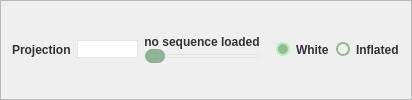
         <widget class="QFrame" name="frame_2">
          <property name="enabled">
           <bool>true</bool>
          </property>
          <property name="sizePolicy">
           <sizepolicy hsizetype="Preferred" vsizetype="Maximum">
            <horstretch>0</horstretch>
            <verstretch>0</verstretch>
           </sizepolicy>
          </property>
          <property name="minimumSize">
           <size>
            <width>0</width>
            <height>0</height>
           </size>
          </property>
          <property name="layoutDirection">
           <enum>Qt::LeftToRight</enum>
          </property>
          <property name="styleSheet">
           <string notr="true">color: rgb(200,200,200);</string>
          </property>
          <property name="frameShape">
           <enum>QFrame::StyledPanel</enum>
          </property>
          <property name="frameShadow">
           <enum>QFrame::Raised</enum>
          </property>
          <layout class="QGridLayout" name="gridLayout_3">
           <property name="topMargin">
            <number>0</number>
           </property>
           <property name="bottomMargin">
            <number>0</number>
           </property>
           <item row="2" column="4">
            <layout class="QVBoxLayout" name="verticalLayout" stretch="0,0">
             <property name="spacing">
              <number>0</number>
             </property>
             <property name="sizeConstraint">
              <enum>QLayout::SetMinimumSize</enum>
             </property>
             <property name="topMargin">
              <number>0</number>
             </property>
             <property name="rightMargin">
              <number>10</number>
             </property>
             <property name="bottomMargin">
              <number>0</number>
             </property>
             <item>
              <widget class="QLabel" name="label_currentDataIndex">
               <property name="minimumSize">
                <size>
                 <width>35</width>
                 <height>0</height>
                </size>
               </property>
               <property name="styleSheet">
                <string notr="true">color: rgb(50,50,50);
font: 10pt &quot;Google Sans&quot;;
font-weight:500;</string>
               </property>
               <property name="text">
                <string>no sequence loaded</string>
               </property>
               <property name="alignment">
                <set>Qt::AlignBottom|Qt::AlignHCenter</set>
               </property>
              </widget>
             </item>
             <item>
              <widget class="QSlider" name="horizontalSlider_TimePoint">
               <property name="minimumSize">
                <size>
                 <width>0</width>
                 <height>0</height>
                </size>
               </property>
               <property name="styleSheet">
                <string notr="true">.QSlider::handle:horizontal {
    background:  #8fb492;
    border: 0px solid #474747;
    height: 5px;
	width:20px;
line-height: 20px; 
	margin-top: -6px; 
	margin-bottom: -6px; 
	border-radius: 7px; 
}

.QSlider::groove:horizontal {
    border: 1px solid #e6e6e6;
    height: 2px;

    background: rgb(240,240,240);
border-radius: 4px;
    /*margin: 0 12px;*/
}</string>
               </property>
               <property name="orientation">
                <enum>Qt::Horizontal</enum>
               </property>
              </widget>
             </item>
            </layout>
           </item>
           <item row="2" column="5">
            <layout class="QGridLayout" name="gridLayout_10">
             <property name="rightMargin">
              <number>0</number>
             </property>
             <property name="horizontalSpacing">
              <number>6</number>
             </property>
             <property name="verticalSpacing">
              <number>0</number>
             </property>
             <item row="1" column="1">
              <widget class="QRadioButton" name="radioButton_Inflated">
               <property name="styleSheet">
                <string notr="true">QRadioButton {
font: 10pt &quot;Google Sans&quot;;
font-weight:500;
color: rgb(50,50,50);
}

QRadioButton::indicator {
    width:                  10px;
    height:                 10px;
    border-radius:          7px;
}

QRadioButton::indicator:checked {
    background-color:       rgb(149,189,149);
    border:                2px solid;
	border-color:  rgb(183,241,183);
}

QRadioButton::indicator:unchecked {
    background-color:       rgb(240,240,240);
    border:                 2px solid gray;
	border-color:  rgb(149,189,149);
}</string>
               </property>
               <property name="text">
                <string>Inflated</string>
               </property>
               <property name="checked">
                <bool>false</bool>
               </property>
               <attribute name="buttonGroup">
                <string notr="true">radioGroup_BrainSurface</string>
               </attribute>
              </widget>
             </item>
             <item row="1" column="0">
              <widget class="QRadioButton" name="radioButton_White">
               <property name="styleSheet">
                <string notr="true">QRadioButton {
font: 10pt &quot;Google Sans&quot;;
font-weight:500;
color: rgb(50,50,50);

}

QRadioButton::indicator {
    width:                  10px;
    height:                 10px;
    border-radius:          7px;
}

QRadioButton::indicator:checked {
    background-color:       rgb(149,189,149);
    border:                2px solid;
	border-color:  rgb(183,241,183);
}

QRadioButton::indicator:unchecked {
    background-color:       rgb(240,240,240);
    border:                 2px solid gray;
	border-color:  rgb(149,189,149);
}</string>
               </property>
               <property name="text">
                <string>White</string>
               </property>
               <property name="checked">
                <bool>true</bool>
               </property>
               <attribute name="buttonGroup">
                <string notr="true">radioGroup_BrainSurface</string>
               </attribute>
              </widget>
             </item>
            </layout>
           </item>
           <item row="2" column="2">
            <widget class="QComboBox" name="comboBox_ProjectionMethods">
             <property name="minimumSize">
              <size>
               <width>0</width>
               <height>0</height>
              </size>
             </property>
             <property name="styleSheet">
              <string notr="true">.QComboBox::drop-down {
    subcontrol-origin: padding;
    subcontrol-position: top right;
    width: 15px;
	color: rgb(50,50,50);
    border-left-width: 0px;
    border-left-color: darkgray;
    border-left-style: solid; /* just a single line */
    border-top-right-radius: 3px; /* same radius as the QComboBox */
    border-bottom-right-radius: 3px;
}

.QComboBox::down-arrow {
	border-width: 0px;
	border-radius: 10px;
    image: url(icons/downArrow.png);
}

.QComboBox QAbstractItemView {
    border: 1px solid rgb(200,200,200);
    selection-background-color: rgb(200,200,200);
color: rgb(50,50,50);
}

.QComboBox{
border-color: rgb(230,230,230);
color: rgb(50,50,50);
border-style: solid;
border-width: 1px;
font-family: &quot;Google Sans&quot;;
border-radius: 10px;
}
</string>
             </property>
            </widget>
           </item>
           <item row="2" column="0">
            <widget class="QLabel" name="label_4">
             <property name="styleSheet">
              <string notr="true">color: rgb(50,50,50);
font: 10pt &quot;Google Sans&quot;;
font-weight:500;</string>
             </property>
             <property name="text">
              <string>Projection</string>
             </property>
            </widget>
           </item>
          </layout>
         </widget>
